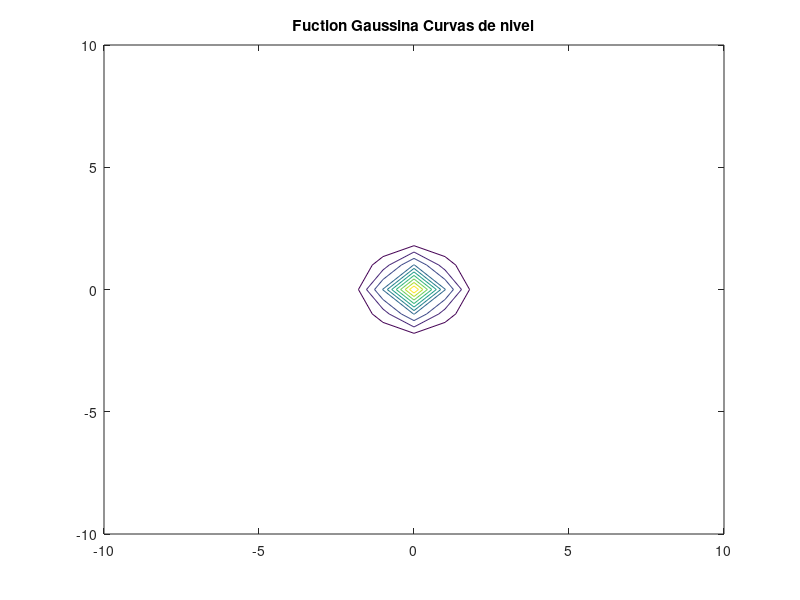

Write the MATLAB code that produced this figure.
clear
clc
A =10;
[x,y]=meshgrid(-10:1:10);
z=A*exp(-x.^2-y.^2);
contour(x,y,z)
title('Fuction Gaussina Curvas de nivel')